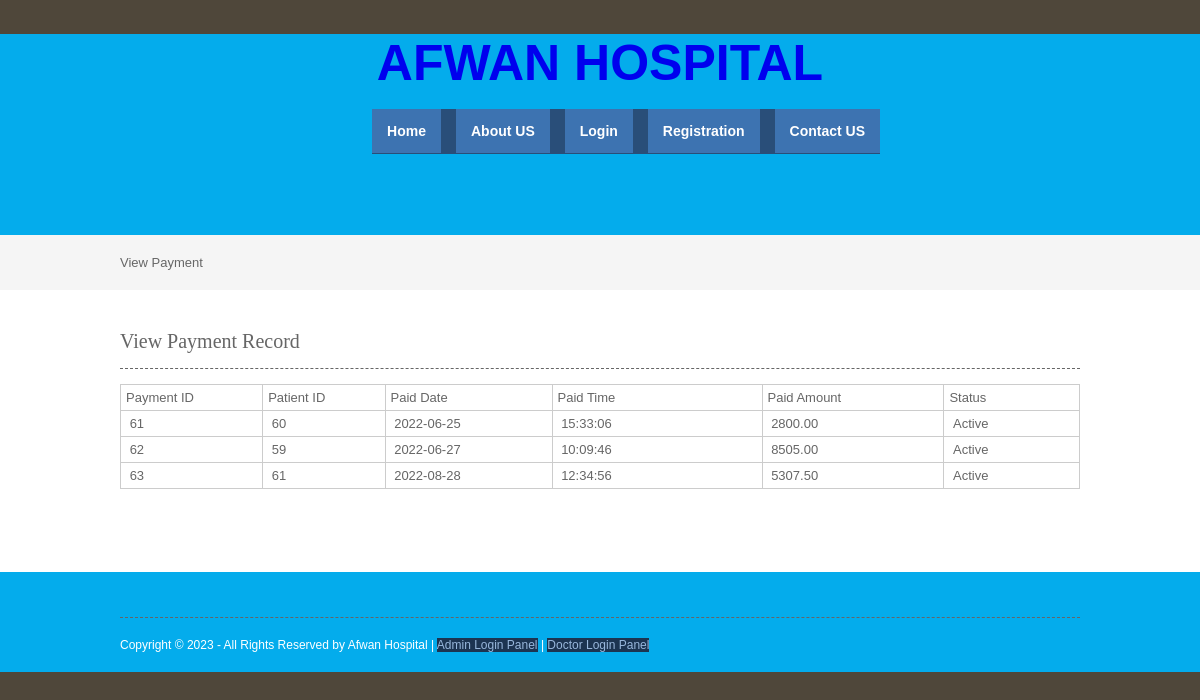
/viewpayment.php, run on the app's committed database.
### tables this page shows
CREATE TABLE `payment` (
  `paymentid` int(10) NOT NULL,
  `patientid` int(10) NOT NULL,
  `appointmentid` int(10) NOT NULL,
  `paiddate` date NOT NULL,
  `paidtime` time NOT NULL,
  `paidamount` float(10,2) NOT NULL,
  `status` varchar(10) NOT NULL,
  `cardholder` varchar(50) NOT NULL,
  `cardnumber` int(25) NOT NULL,
  `cvvno` int(5) NOT NULL,
  `expdate` date NOT NULL
);

### viewpayment.php (the view, shortened to what this page needs)
<?php
include("header.php");
include("dbconnection.php");
?>
<div class="wrapper col2">
  <div id="breadcrumb">View  Payment</div>
</div>
<div class="wrapper col4">
  <div id="container">
    <h1>View Payment Record</h1>
    <table width="558" border="3">
      <tbody>
        <tr>
          <td width="75">Payment ID</td>
          <td width="63">Patient ID</td>
          <td width="90">Paid Date</td>
          <td width="116">Paid Time</td>
          <td width="99">Paid Amount</td>
          <td width="71">Status</td>
        </tr>
         <?php
		$sql ="SELECT * FROM payment";
		$qsql = mysqli_query($con,$sql);
		while($rs = mysqli_fetch_array($qsql))
		{
        echo "<tr>
          <td>&nbsp;$rs[paymentid]</td>
		  <td>&nbsp;$rs[patientid]</td>
          <td>&nbsp;$rs[paiddate]</td>
		  <td>&nbsp;$rs[paidtime]</td>
		  <td>&nbsp;$rs[paidamount]</td>
		  <td>&nbsp;$rs[status]</td>
        </tr>";
		}
		?>
      </tbody>
    </table>
    <p>&nbsp;</p>
  </div>
</div>
<?php
include("footer.php");
?>

### layout/styles/layout.css (style rules this page uses)
html { overflow-y:scroll; }
body { margin:0; padding:0; font-size:13px; font-family:verdana, Arial, Helvetica, sans-serif; color:#FFFFFF; background-color:#4F473A; }
div.wrapper { display:block; width:100%; margin:0; text-align:left; }
.col2 { color:#666666; background-color:#F5F5F5; }
.col3, .col4 { color:#666666; background-color:#FFFFFF; }
#head, #gallery, #breadcrumb, #container, #footer { display:block; position:relative; width:960px; margin:0 auto; }
#breadcrumb { padding:20px 0; }
#container { padding:40px 0; }
#container h1, #container h2, #container h3, #container h4, #container h5, #container h6 { margin:0 0 15px 0; padding:0 0 15px 0; line-height:normal; font-weight:normal; font-size:20px; font-family:Georgia, "Times New Roman", Times, serif; border-bottom:1px dashed #666666; }

### layout/styles/tables.css (style rules this page uses)
table { width:100%; border-collapse:collapse; table-layout:auto; vertical-align:top; margin-bottom:15px; border:1px solid #CCCCCC; }
table tbody td { vertical-align:top; border-collapse:collapse; border-left:1px solid #CCCCCC; border-right:1px solid #CCCCCC; }
table thead th, table tbody td { padding:5px; border-collapse:collapse; }

### data on the page
payment: paymentid "61", patientid "60", paiddate "2022-06-25", paidtime "15:33:06", paidamount "2800.00", status "Active"
payment: paymentid "62", patientid "59", paiddate "2022-06-27", paidtime "10:09:46", paidamount "8505.00", status "Active"
payment: paymentid "63", patientid "61", paiddate "2022-08-28", paidtime "12:34:56", paidamount "5307.50", status "Active"
